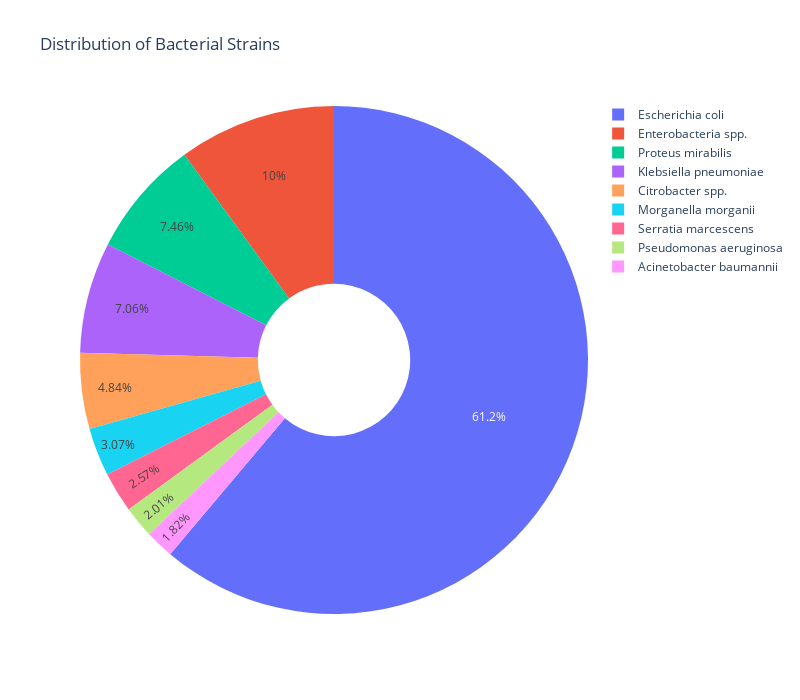

The notebook cell saved with this chart:
### Markdown cell above
We want to see what strains has each person in the dataset.

### Code cell
fig = px.pie(
    nbr_of_strains,
    names='strain_norm',    # labels
    values='count',    # sizes
    title='Distribution of Bacterial Strains',
    hole=0.3           # donut chart
)
fig.update_layout(width=800, height=700)
fig.show()

### Figure 1 — Plotly figure (JSON) as saved in the notebook; plotly's stock layout.template omitted (floating-point values rounded to 4 significant figures)
{"data": [{"domain": {"x": [0, 1], "y": [0, 1]}, "hole": 0.3, "hovertemplate": "strain_norm=%{label}<br>count=%{value}<extra></extra>", "labels": ["Escherichia coli", "Enterobacteria spp.", "Proteus mirabilis", "Klebsiella pneumoniae", "Citrobacter spp.", "Morganella morganii", "Serratia marcescens", "Pseudomonas aeruginosa", "Acinetobacter baumannii"], "legendgroup": "", "name": "", "showlegend": true, "type": "pie", "values": [6083, 997, 742, 702, 481, 305, 256, 200, 181]}], "layout": {"height": 700, "legend": {"tracegroupgap": 0}, "title": {"text": "Distribution of Bacterial Strains"}, "width": 800}}
